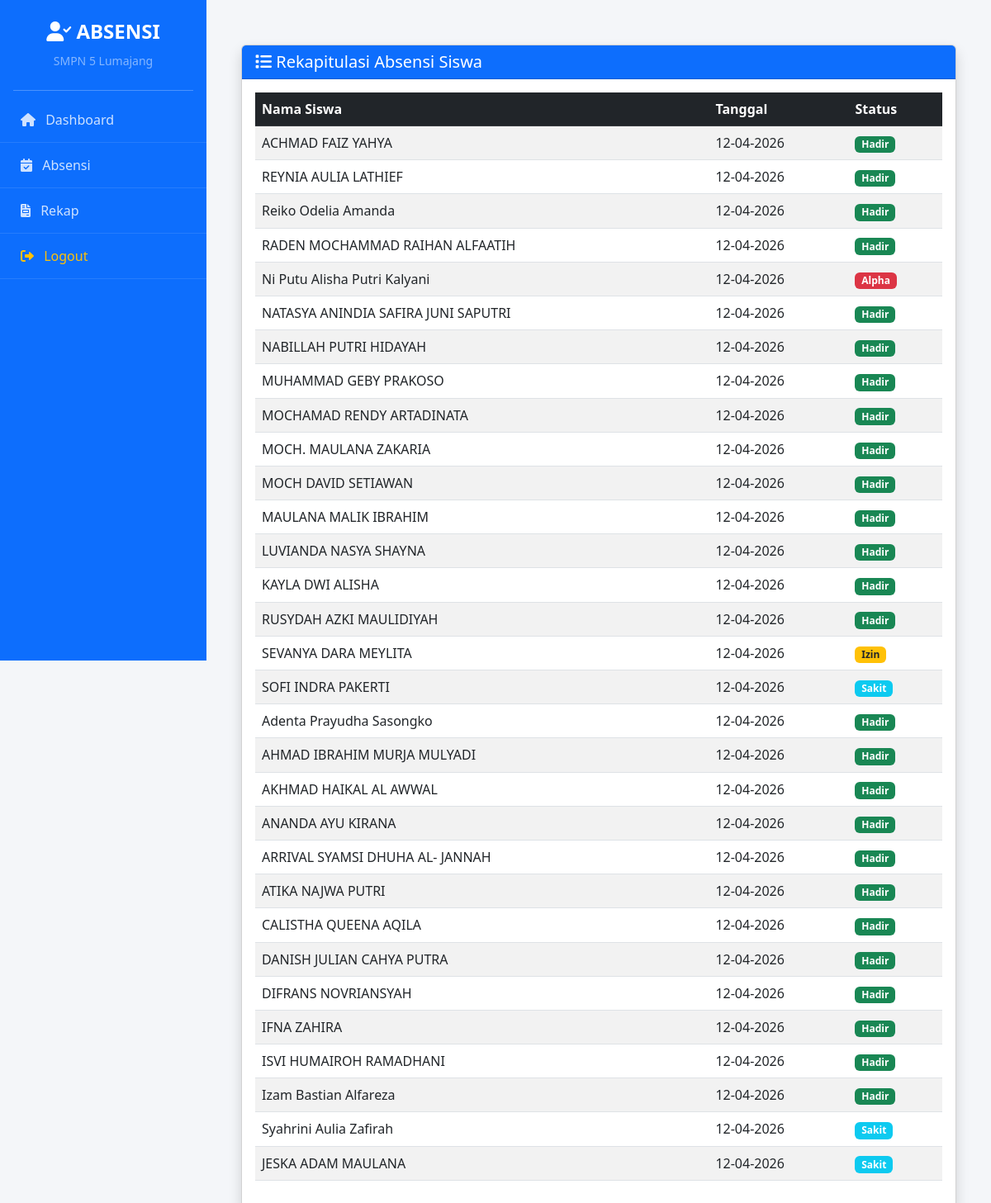
/api/rekap.php, run on the app's committed database.
### tables this page shows
CREATE TABLE `absensi` (
  `id_absensi` int NOT NULL,
  `siswa_id` varchar(50) NOT NULL,
  `tanggal` date NOT NULL,
  `status` enum('Hadir','Sakit','Izin','Alpha') NOT NULL
);

CREATE TABLE `siswa` (
  `nis` varchar(20) NOT NULL,
  `nama_siswa` varchar(100) NOT NULL,
  `kelas` varchar(10) NOT NULL,
  `jenis_kelamin` enum('L','P') DEFAULT NULL
);

### api/rekap.php (the view, shortened to what this page needs)
<?php
include 'layout.php';
?>
<div class="container mt-4">
    <div class="card shadow">
        <div class="card-header bg-primary text-white">
            <h5 class="mb-0"><i class="fas fa-list"></i> Rekapitulasi Absensi Siswa</h5>
        </div>
        <div class="card-body">
            <table class="table table-hover table-striped">
                <thead class="table-dark">
                    <tr>
                        <th>Nama Siswa</th>
                        <th>Tanggal</th>
                        <th>Status</th>
                    </tr>
                </thead>
                <tbody>
                <?php
                $query = "SELECT s.nama_siswa, a.tanggal, a.status
                          FROM absensi a
                          JOIN siswa s ON s.nis = a.siswa_id
                          ORDER BY a.tanggal DESC";
                $result = mysqli_query($conn, $query);
                while($data = mysqli_fetch_assoc($result)){
                    $warna_badge = "secondary";
                    if($data['status'] == "Hadir") $warna_badge = "success";
                    elseif($data['status'] == "Sakit") $warna_badge = "info";
                    elseif($data['status'] == "Izin") $warna_badge = "warning text-dark";
                    elseif($data['status'] == "Alpha") $warna_badge = "danger";
                ?>
                <tr>
                    <td><?= htmlspecialchars($data['nama_siswa']) ?></td>
                    <td><?= date('d-m-Y', strtotime($data['tanggal'])) ?></td>
                    <td>
                        <span class="badge bg-<?= $warna_badge ?>">
                            <?= $data['status'] ?>
                        </span>
                    </td>
                </tr>
                <?php } ?>
                </tbody>
            </table>
        </div>
    </div>
</div>

### api/layout.php (shortened to what this page needs)
<!DOCTYPE html>
<html lang="id">
<head>
    <link href="https://cdn.jsdelivr.net/npm/bootstrap@5.3.0/dist/css/bootstrap.min.css" rel="stylesheet">
    <link rel="stylesheet" href="https://cdnjs.cloudflare.com/ajax/libs/font-awesome/6.0.0/css/all.min.css">
</head>
<body>
<div class="sidebar">
    <div class="text-center py-4">
        <h4 class="fw-bold"><i class="fas fa-user-check"></i> <span>ABSENSI</span></h4>
        <small class="text-white-50">SMPN 5 Lumajang</small>
    </div>
    <hr class="mx-3 my-0">
    <nav class="mt-2">
        <a href="dashboard.php"><i class="fas fa-home me-2"></i> <span>Dashboard</span></a>
        <a href="absensi.php"><i class="fas fa-calendar-check me-2"></i> <span>Absensi</span></a>
        <a href="rekap.php"><i class="fas fa-file-invoice me-2"></i> <span>Rekap</span></a>
        <a href="logout.php" class="text-warning"><i class="fas fa-sign-out-alt me-2"></i> <span>Logout</span></a>
    </nav>
</div>
<div class="content">

### api/layout.php (style rules this page uses)
body { background: #f4f6f9; font-family: 'Segoe UI', Tahoma, Geneva, Verdana, sans-serif; }
.sidebar { width: 250px; height: 100vh; position: fixed; background: #0d6efd; color: white; transition: all 0.3s; }
.sidebar a { color: rgba(255,255,255,0.8); display: block; padding: 15px 25px; text-decoration: none; border-bottom: 1px solid rgba(255,255,255,0.1); }
.content { margin-left: 250px; padding: 30px; min-height: 100vh; }

### data on the page
absensi: siswa.nama_siswa "ACHMAD FAIZ YAHYA", tanggal "12-04-2026", status "Hadir"
absensi: siswa.nama_siswa "REYNIA AULIA LATHIEF", tanggal "12-04-2026", status "Hadir"
absensi: siswa.nama_siswa "Reiko Odelia Amanda", tanggal "12-04-2026", status "Hadir"
absensi: siswa.nama_siswa "RADEN MOCHAMMAD RAIHAN ALFAATIH", tanggal "12-04-2026", status "Hadir"
absensi: siswa.nama_siswa "Ni Putu Alisha Putri Kalyani", tanggal "12-04-2026", status "Alpha"
absensi: siswa.nama_siswa "NATASYA ANINDIA SAFIRA JUNI SAPUTRI", tanggal "12-04-2026", status "Hadir"
absensi: siswa.nama_siswa "NABILLAH PUTRI HIDAYAH", tanggal "12-04-2026", status "Hadir"
absensi: siswa.nama_siswa "MUHAMMAD GEBY PRAKOSO", tanggal "12-04-2026", status "Hadir"
absensi: siswa.nama_siswa "MOCHAMAD RENDY ARTADINATA", tanggal "12-04-2026", status "Hadir"
absensi: siswa.nama_siswa "MOCH. MAULANA ZAKARIA", tanggal "12-04-2026", status "Hadir"
absensi: siswa.nama_siswa "MOCH DAVID SETIAWAN", tanggal "12-04-2026", status "Hadir"
absensi: siswa.nama_siswa "MAULANA MALIK IBRAHIM", tanggal "12-04-2026", status "Hadir"
absensi: siswa.nama_siswa "LUVIANDA NASYA SHAYNA", tanggal "12-04-2026", status "Hadir"
absensi: siswa.nama_siswa "KAYLA DWI ALISHA", tanggal "12-04-2026", status "Hadir"
absensi: siswa.nama_siswa "RUSYDAH AZKI MAULIDIYAH", tanggal "12-04-2026", status "Hadir"
absensi: siswa.nama_siswa "SEVANYA DARA MEYLITA", tanggal "12-04-2026", status "Izin"
absensi: siswa.nama_siswa "SOFI INDRA PAKERTI", tanggal "12-04-2026", status "Sakit"
absensi: siswa.nama_siswa "Adenta Prayudha Sasongko", tanggal "12-04-2026", status "Hadir"
absensi: siswa.nama_siswa "AHMAD IBRAHIM MURJA MULYADI", tanggal "12-04-2026", status "Hadir"
absensi: siswa.nama_siswa "AKHMAD HAIKAL AL AWWAL", tanggal "12-04-2026", status "Hadir"
absensi: siswa.nama_siswa "ANANDA AYU KIRANA", tanggal "12-04-2026", status "Hadir"
absensi: siswa.nama_siswa "ARRIVAL SYAMSI DHUHA AL- JANNAH", tanggal "12-04-2026", status "Hadir"
absensi: siswa.nama_siswa "ATIKA NAJWA PUTRI", tanggal "12-04-2026", status "Hadir"
absensi: siswa.nama_siswa "CALISTHA QUEENA AQILA", tanggal "12-04-2026", status "Hadir"
absensi: siswa.nama_siswa "DANISH JULIAN CAHYA PUTRA", tanggal "12-04-2026", status "Hadir"
absensi: siswa.nama_siswa "DIFRANS NOVRIANSYAH", tanggal "12-04-2026", status "Hadir"
absensi: siswa.nama_siswa "IFNA ZAHIRA", tanggal "12-04-2026", status "Hadir"
absensi: siswa.nama_siswa "ISVI HUMAIROH RAMADHANI", tanggal "12-04-2026", status "Hadir"
absensi: siswa.nama_siswa "Izam Bastian Alfareza", tanggal "12-04-2026", status "Hadir"
absensi: siswa.nama_siswa "Syahrini Aulia Zafirah", tanggal "12-04-2026", status "Sakit"
absensi: siswa.nama_siswa "JESKA ADAM MAULANA", tanggal "12-04-2026", status "Sakit"
